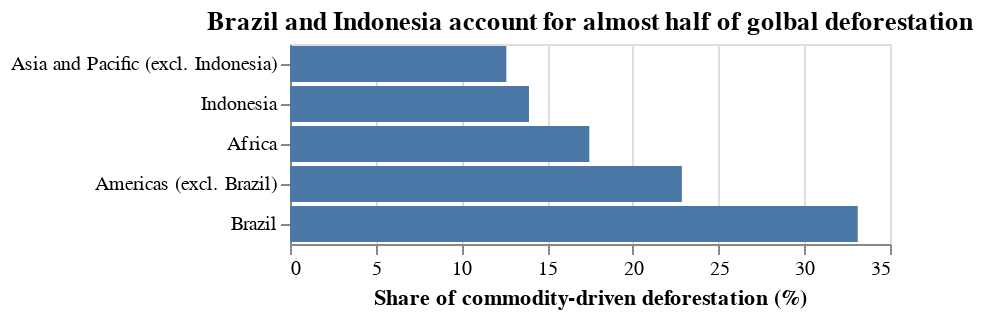

Notebook code for this chart:
### Code cell
top_deforestation_regions = pd.read_csv('https://raw.githubusercontent.com/UBC-MDS/exploratory-data-viz/main/chapters/en/slides/module6/data/region-share-tropical-deforestation.csv')
title = 'Brazil and Indonesia account for almost half of golbal deforestation'
alt.Chart(top_deforestation_regions, title=title).mark_bar().encode(
    x='Share of commodity-driven deforestation (%)',
    y=alt.Y('Region', title='', sort='x'))

### Figure 1 — Vega-Lite specification as saved in the notebook (floating-point values rounded to 4 significant figures)
{"config": {"view": {"continuousWidth": 300, "continuousHeight": 300}}, "data": {"name": "data-2406c3d51455fa1f739aab4dbb4b712c"}, "mark": {"type": "bar"}, "encoding": {"x": {"field": "Share of commodity-driven deforestation (%)", "type": "quantitative"}, "y": {"field": "Region", "sort": "x", "title": "", "type": "nominal"}}, "title": "Brazil and Indonesia account for almost half of golbal deforestation", "$schema": "https://vega.github.io/schema/vega-lite/v5.8.0.json", "datasets": {"data-2406c3d51455fa1f739aab4dbb4b712c": [{"Region": "Africa", "Share of commodity-driven deforestation (%)": 17.46}, {"Region": "Americas (excl. Brazil)", "Share of commodity-driven deforestation (%)": 22.86}, {"Region": "Asia and Pacific (excl. Indonesia)", "Share of commodity-driven deforestation (%)": 12.62}, {"Region": "Brazil", "Share of commodity-driven deforestation (%)": 33.12}, {"Region": "Indonesia", "Share of commodity-driven deforestation (%)": 13.94}]}}
